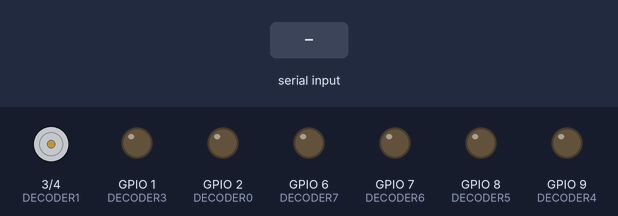
Bench run of a sketch on a simulated ESP32. Shown: motor-driver pin pairs drawn as motors (green arrow = first pin HIGH = forward, orange = second pin HIGH = backward, longer = more drive), output pins drawn as LEDs (lit = HIGH). The test bench sets the inputs (shaded band).

Above: at 2.2 s.
2.3 s: "90,45\n" received over Serial
At 4.2 s:
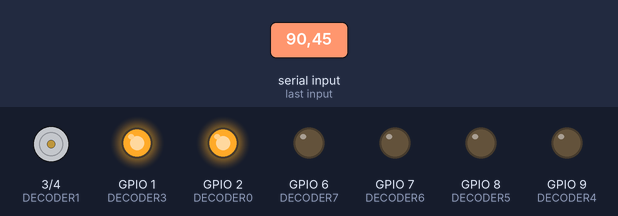
4.8 s: "30,150\n" received over Serial
At 7.0 s:
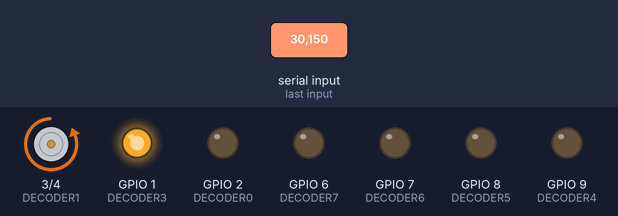
7.3 s: "5\n" received over Serial
At 9.2 s:
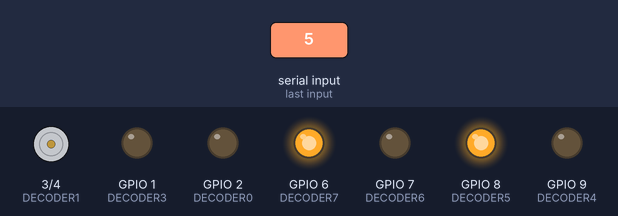
9.8 s: "90\n" received over Serial
At 11.1 s:
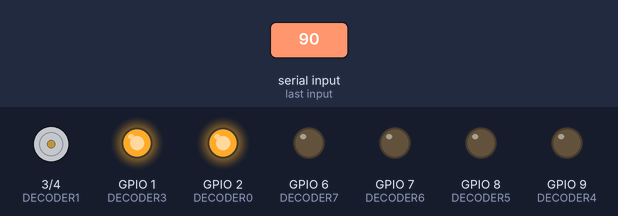
12.3 s: "200\n" received over Serial
At 14.1 s:
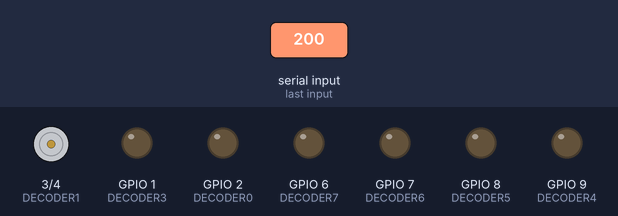
Timing chart, 0 to 15.6 s (numbered marks = the images above; inputs shaded):
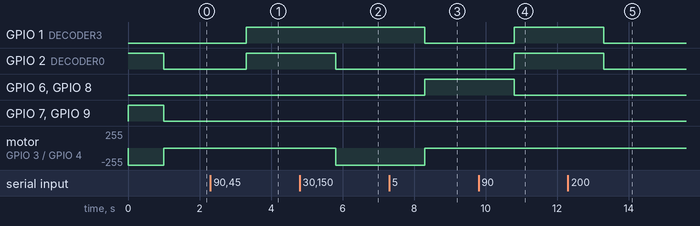

Measured:
- after the input at 2.3 s, GPIO 1 (DECODER3), GPIO 2 (DECODER0): LOW → HIGH after 1.0 s
- after the input at 4.8 s, GPIO 2 (DECODER0): HIGH → LOW after 1.0 s; motor on GPIO 3 (DECODER1) / GPIO 4 (DECODER2): stopped → backward 255/255 after 1.0 s
- after the input at 7.3 s, GPIO 1 (DECODER3): HIGH → LOW after 1.0 s; GPIO 6 (DECODER7), GPIO 8 (DECODER5): LOW → HIGH after 1.0 s; motor on GPIO 3 (DECODER1) / GPIO 4 (DECODER2): backward 255/255 → stopped after 1.0 s
- after the input at 9.8 s, GPIO 1 (DECODER3), GPIO 2 (DECODER0): LOW → HIGH after 1.0 s; GPIO 6 (DECODER7), GPIO 8 (DECODER5): HIGH → LOW after 1.0 s
- after the input at 12.3 s, GPIO 1 (DECODER3), GPIO 2 (DECODER0): HIGH → LOW after 1.0 s

The sketch:

sleep_testing.ino
```cpp
#include <Arduino.h>
#include <driver/uart.h>

// Digit 1
const int DECODER0 = D1;
const int DECODER1 = D2;
const int DECODER2 = D3;
const int DECODER3 = D0;

// Digit 2
const int DECODER4 = D10;
const int DECODER5 = D9;
const int DECODER6 = D8;
const int DECODER7 = D5;

// Digit values
int speed, d1, d2;
const int SPEED_LIMIT = 25;

int STAMP_FLAG = 0;
int TIME_SINCE_VAL;

unsigned long ltime, millidif;

// Values for keeping track of flashing the digits
unsigned long flash_time, flash_millidif;
int flash_flag = 0;

// Binary values for the BCD control pins, index corrosponds to digit
int dec_bin[][4] = {{0,0,0,0},
                    {0,0,0,1},
                    {0,0,1,0},
                    {0,0,1,1},
                    {0,1,0,0},
                    {0,1,0,1},
                    {0,1,1,0},
                    {0,1,1,1},
                    {1,0,0,0},
                    {1,0,0,1},
                    {1,0,1,0}}; // 10 for blank

void setup() {

  // Set BCD control pins to outputs
  pinMode(DECODER0, OUTPUT);
  pinMode(DECODER1, OUTPUT);
  pinMode(DECODER2, OUTPUT);
  pinMode(DECODER3, OUTPUT);
  pinMode(DECODER4, OUTPUT);
  pinMode(DECODER5, OUTPUT);
  pinMode(DECODER6, OUTPUT);
  pinMode(DECODER7, OUTPUT);

  // Set sev segs to blank by default
  digitalWrite(DECODER0, dec_bin[10][0]);
  digitalWrite(DECODER1, dec_bin[10][1]);
  digitalWrite(DECODER2, dec_bin[10][2]);
  digitalWrite(DECODER3, dec_bin[10][3]);
  digitalWrite(DECODER4, dec_bin[10][0]);
  digitalWrite(DECODER5, dec_bin[10][1]);
  digitalWrite(DECODER6, dec_bin[10][2]);
  digitalWrite(DECODER7, dec_bin[10][3]);

  // Configure UART0
  Serial.begin(115200);
  while (!Serial);
  delay(1000);


  // GPIO 20 is the default UART_0 RX pin
  gpio_sleep_set_direction(GPIO_NUM_20, GPIO_MODE_INPUT);
  gpio_sleep_set_pull_mode(GPIO_NUM_20, GPIO_PULLUP_ONLY);

  uart_set_wakeup_threshold(UART_NUM_0, 3);   // 3 edges on U0RXD to wakeup
  esp_sleep_enable_uart_wakeup(UART_NUM_0);   // Enable UART 0 as wakeup source

  gpio_sleep_set_pull_mode(GPIO_NUM_3, GPIO_PULLUP_ONLY);
  gpio_sleep_set_pull_mode(GPIO_NUM_4, GPIO_PULLDOWN_ONLY);
  gpio_sleep_set_pull_mode(GPIO_NUM_5, GPIO_PULLUP_ONLY);
  gpio_sleep_set_pull_mode(GPIO_NUM_2, GPIO_PULLDOWN_ONLY);

  gpio_sleep_set_pull_mode(GPIO_NUM_10, GPIO_PULLUP_ONLY);
  gpio_sleep_set_pull_mode(GPIO_NUM_9, GPIO_PULLDOWN_ONLY);
  gpio_sleep_set_pull_mode(GPIO_NUM_8, GPIO_PULLUP_ONLY);
  gpio_sleep_set_pull_mode(GPIO_NUM_7, GPIO_PULLDOWN_ONLY);

}
void loop() {

  // Update time
  ltime = (unsigned long)(millis() - millidif);
  if (ltime >= 1000){
    millidif = millidif + ltime;
    ltime = 0;
    TIME_SINCE_VAL+=1;
  }

  // Handle data from radar
  if (Serial.available()){

    // returns 0 if invalid, radar will have minimum threshold above this anyways
    speed = Serial.readString().toInt();

    // assign digit values
    if (0 == speed){
      d1 = 10;
      d2 = 10;
    }
    else{
      d1 = speed % 10;
      d2 = speed / 10;
    }

    TIME_SINCE_VAL = 0;
  }

  if (TIME_SINCE_VAL > 5){
    digitalWrite(DECODER0, dec_bin[10][0]);
    digitalWrite(DECODER1, dec_bin[10][1]);
    digitalWrite(DECODER2, dec_bin[10][2]);
    digitalWrite(DECODER3, dec_bin[10][3]);

    digitalWrite(DECODER4, dec_bin[10][0]);
    digitalWrite(DECODER5, dec_bin[10][1]);
    digitalWrite(DECODER6, dec_bin[10][2]);
    digitalWrite(DECODER7, dec_bin[10][3]);

    TIME_SINCE_VAL = 0;

    esp_light_sleep_start();
    esp_sleep_wakeup_cause_t wakeup_cause;
    wakeup_cause = esp_sleep_get_wakeup_cause();

    Serial.readString();

  }
  else{
    digitalWrite(DECODER0, dec_bin[d2][0]);
    digitalWrite(DECODER1, dec_bin[d2][1]);
    digitalWrite(DECODER2, dec_bin[d2][2]);
    digitalWrite(DECODER3, dec_bin[d2][3]);

    digitalWrite(DECODER4, dec_bin[d1][0]);
    digitalWrite(DECODER5, dec_bin[d1][1]);
    digitalWrite(DECODER6, dec_bin[d1][2]);
    digitalWrite(DECODER7, dec_bin[d1][3]);
  }
}
```
